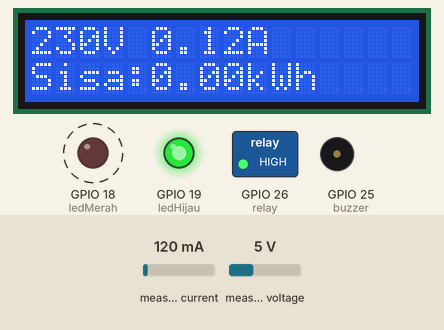
A sketch run on a simulated ESP32. Parts: 16×2 character LCD, switched loads named in the sketch (green lamp = pin HIGH), output pins drawn as LEDs (lit = HIGH), buzzer (waves = sounding, pin HIGH). Dashed ring = blinking. The test bench sets the inputs (shaded band); at power-on: measured current 120 mA, measured voltage 5 V. WiFi joins after 1.5 s; servers stay silent unless stated; uploads are accepted with an empty reply; what the sketch prints to the serial monitor is not drawn.

Above: at 1.2 s.
1.3 s: measured current set to 40 mA
At 1.67 s:
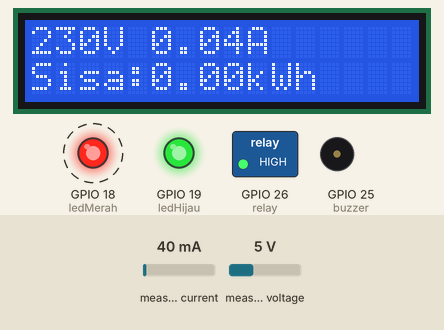
2.8 s: measured voltage set to 0.3 V
At 3.22 s:
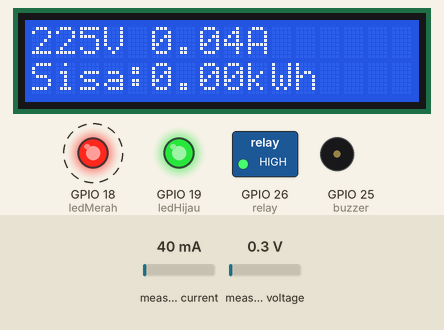
4.4 s: measured current set to 500 mA
At 5.57 s:
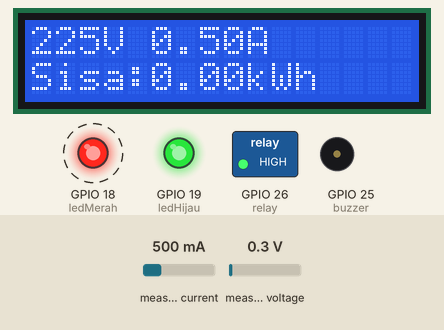
5.9 s: measured voltage set to 3.8 V
At 6.34 s:
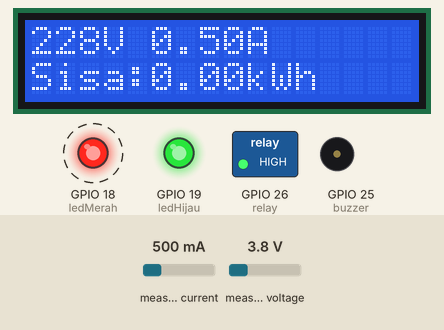
Timing chart, 0 to 8.5 s (numbered marks = the images above; inputs shaded):
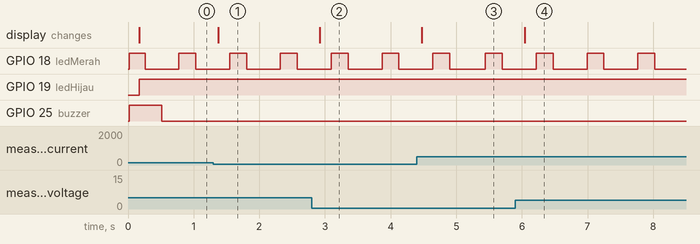

Measured:
- after the input at 1.3 s, the display: changes after 0.08 s (image 1)
- after the input at 2.8 s, the display: changes after 0.12 s (image 2)
- after the input at 4.4 s, the display: changes after 0.07 s (image 3)
- after the input at 5.9 s, the display: changes after 0.15 s (image 4)
- by itself, GPIO 18 (ledMerah): alternates HIGH for 0.26 s and LOW for 0.52 s

The sketch:

project_TA_Single_Core.ino
```cpp
#include <PZEM004Tv30.h>
#include <LiquidCrystal_I2C.h>
#include <WiFi.h>
#include <ArduinoJson.h>
#include <HTTPClient.h>


/*
 *
  Buzzer: Buzzer Active LOW
  LED ACTIVE LOW
*/


/*
 * Deklrasi PIN
*/
const int ledHijau = 19;
const int ledMerah = 18;
const int buzzer = 25;
const int relay = 26;
int lcdColumns = 16;
int lcdRows = 2;


/*
 * Global Variable
*/
double previousNominal;
double nominalNow;

String getNominal;
String idKamar = "K01";

float pemakaianDaya;
double rupiah;


const char* ssid = "KAKA";
const char* password = "kokomong66";

// Server ke Xendit
String serverName = "https://gregorio.neojt.com/qris_cek_statis.php?external_id=K01";


/*
 * keperluan Request ke server setial interval tertentu
*/
unsigned long lastTime = 0;
unsigned long timerDelay = 5000;  ////// Untuk Request ke server setiap 5 menit
unsigned long previousMillis = 0;
const long interval = 1000;
WiFiClient client;


/*
 * Keperluan Buzzer saat akan habis
*/
int buzzerState = HIGH;
const long onDuration = 500;
const long offDuration = 10000;
long rememberTime = 0;


/*
 * Keperluan LED Alarm Blink
*/
int ledState = HIGH;
const long onDurationLED = 200;
const long offDurationLED = 500;
long rememberTimeLED = 0;


/* Hardware Serial2 is only available on certain boards.
 * For example the Arduino MEGA 2560
*/
#if defined(ESP32)
PZEM004Tv30 pzem(Serial2, 16, 17);
#else
PZEM004Tv30 pzem(Serial2);
#endif


// Set the LCD address to 0x27 for a 16 chars and 2 line display
LiquidCrystal_I2C lcd(0x27, lcdColumns, lcdRows);


void setup() {

  Serial.begin(115200);
  Serial2.begin(9600, SERIAL_8N1, 16, 17);

  pemakaianDaya = pzem.energy();
  previousNominal = ambilNominal();

  /*
 *  kondisi awal output
*/
  pinMode(relay, OUTPUT);
  pinMode(buzzer, OUTPUT);
  pinMode(ledMerah, OUTPUT);
  pinMode(ledHijau, OUTPUT);


  digitalWrite(ledMerah, ledState);
  digitalWrite(ledHijau, LOW);
  digitalWrite(buzzer, HIGH);
  digitalWrite(relay, HIGH);


  /*
 * LCD INIT
*/
  lcd.init();
  lcd.backlight();


  /*
 * iNIT WIFI
*/
  WiFi.begin(ssid, password);
}

void loop() {

  readJson();
  bacaPzem();

  if (getNominal.toDouble() <= 1000) {
    digitalWrite(ledHijau, HIGH);
    alarm();
    ledAlarm();


  } else if (getNominal.toDouble() <= 0) {

    digitalWrite(ledHijau, HIGH); /// LED Hijau Mati
    ledAlarm();
    pzem.resetEnergy();
    digitalWrite(relay, HIGH); /// relay terputus
    digitalWrite(ledMerah, LOW);

  } else

  {
    digitalWrite(relay, LOW);
    digitalWrite(ledHijau, LOW);

    /*
 * Check jika ada saldo masuk
*/
    if (ambilNominal() > previousNominal) {
      lcd.clear();
      lcd.setCursor(0, 0);
      lcd.print("Tranksasi berhasil");
      delay(400);
      lcd.clear();

      previousNominal = ambilNominal();
    }
    // ---------------------------------


    /*
 * Check jika ada perubahan pemakaian
*/
    if (pzem.energy() > pemakaianDaya) {

      // rupiah = (pzem.power() - pemakaianDaya) * 3660 / 1000 / (millis() - lastTime)  * 1400 ;
      rupiah = (pzem.energy() - pemakaianDaya) * 1400;
      Serial.print("Nominal penggunaan: Rp ");
      Serial.println(rupiah);

      //Check WiFi connection status
      if (WiFi.status() == WL_CONNECTED) {
        HTTPClient http;

        // String postData = (String)"id_kamar=" + idKamar  + "&ammount_rp=" + rupiah;
        http.begin("http://gregorio.neojt.com/t_pakai.php?id_kamar=" + idKamar + "&amount_rp=" + rupiah);
        http.addHeader("Content-Type", "application/x-www-form-urlencoded");

        auto httpCode = http.GET();

      } else {
        Serial.println("WiFi Disconnected");
      }


      pemakaianDaya = pzem.energy();
    }
  }
}


void bacaPzem() {

  // Read the data from the sensor
  int voltage = pzem.voltage();
  float current = pzem.current();
  float power = pzem.power();
  float energy = pzem.energy();
  float frequency = pzem.frequency();
  float pf = pzem.pf();
  float sisakWh = Transaksi(getNominal) - energy;


  if (isnan(voltage)) {
    Serial.println("Error reading voltage");
  } else if (isnan(current)) {
    Serial.println("Error reading current");
  } else if (isnan(power)) {
    Serial.println("Error reading power");
  } else if (isnan(energy)) {
    Serial.println("Error reading energy");
  } else if (isnan(frequency)) {
    Serial.println("Error reading frequency");
  } else if (isnan(pf)) {
    Serial.println("Error reading power factor");


  } else {

    lcd.setCursor(0, 0);
    lcd.print(String(voltage) + String("V"));

    lcd.setCursor(5, 0);
    lcd.print(String(current) + String("A"));

    lcd.setCursor(0, 1);
    lcd.print("Sisa:" + String(sisakWh) + "kWh");
  }
}

float Transaksi(String nominal) {

  float total = +nominal.toFloat() / 1400;
  return total;
}


String getValue(String data, char separator, int index) {
  int found = 0;
  int strIndex[] = { 0, -1 };
  int maxIndex = data.length() - 1;

  for (int i = 0; i <= maxIndex && found <= index; i++) {
    if (data.charAt(i) == separator || i == maxIndex) {
      found++;
      strIndex[0] = strIndex[1] + 1;
      strIndex[1] = (i == maxIndex) ? i + 1 : i;
    }
  }

  return found > index ? data.substring(strIndex[0], strIndex[1]) : "";
}

void readJson() {

  if ((millis() - lastTime) > timerDelay) {
    //Check WiFi connection status
    if (WiFi.status() == WL_CONNECTED) {
      HTTPClient http;

      String serverPath = serverName;

      // Your Domain name with URL path or IP address with path
      http.begin(serverPath.c_str());

      // Send HTTP GET request
      int httpResponseCode = http.GET();

      if (httpResponseCode > 0) {
        String payload = http.getString();
        getNominal = getValue(payload, ',', 0);

        //previousNominal = getNominal.toDouble()
        //double nominalNow;
        /*
        if(previousNominal < nominalNow){

        lcd.clear();
        lcd.setCursor(0, 0);
        lcd.print("Tranksasi berhasil");
        delay(400);
        lcd.clear();

        }

        //nominalNow = previousNominal
        previousNominal = nominalNow;
        */

        Serial.println("Nominal dari server:" + getNominal);


      } else {
        Serial.print("Error code: ");
        Serial.println(httpResponseCode);
      }
      // Free resources
      http.end();
    } else {
      Serial.println("WiFi Disconnected");
    }
    lastTime = millis();
  }
}

float ambilNominal() {
  nominalNow = 0;
  if ((millis() - lastTime) > timerDelay) {
    //Check WiFi connection status
    if (WiFi.status() == WL_CONNECTED) {
      HTTPClient http;

      String serverPath = serverName;

      // Your Domain name with URL path or IP address with path
      http.begin(serverPath.c_str());

      // Send HTTP GET request
      int httpResponseCode = http.GET();

      if (httpResponseCode > 0) {
        String payload = http.getString();
        getNominal = getValue(payload, ',', 0);

        nominalNow = getNominal.toDouble();
        //previousNominal = getNominal.toDouble()
        //double nominalNow;
        /*
        if(previousNominal < nominalNow){

        lcd.clear();
        lcd.setCursor(0, 0);
        lcd.print("Tranksasi berhasil");
        delay(400);
        lcd.clear();

        }

        //nominalNow = previousNominal
        previousNominal = nominalNow;
        */

        Serial.println("Nominal dari server:" + getNominal);


      } else {
        Serial.print("Error code: ");
        Serial.println(httpResponseCode);
      }
      // Free resources
      http.end();
    } else {
      Serial.println("WiFi Disconnected");
    }
    lastTime = millis();
  }
}

void alarm() {
  if (buzzerState == HIGH) {
    if ((millis() - rememberTime) >= onDuration) {
      buzzerState = LOW;
      rememberTime = millis();
    }
  } else {
    if ((millis() - rememberTime) >= offDuration) {
      buzzerState = HIGH;
      rememberTime = millis();
    }
  }


  digitalWrite(buzzer, buzzerState);
}

void ledAlarm() {


  if (ledState == HIGH) {
    if ((millis() - rememberTimeLED) >= onDurationLED) {
      ledState = LOW;
      rememberTimeLED = millis();
    }
  } else {
    if ((millis() - rememberTimeLED) >= offDurationLED) {
      ledState = HIGH;
      rememberTimeLED = millis();
    }
  }


  digitalWrite(ledMerah, ledState);
}
```
